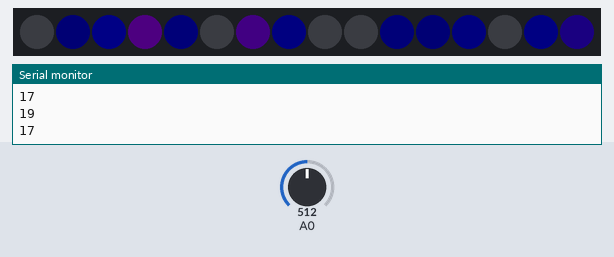
A sketch run on a simulated Arduino Uno, built with avr-gcc and run on an emulated ATmega328P. Shown: 16 RGB LEDs in strip order, left to right, the last lines printed to the serial monitor. The inputs (shaded band) are chosen by the test bench; at power-on: A0 = 512. Dim RGB values are drawn brighter than linear; random numbers use the default seed unless the sketch sets one.

Above: at 1.2 s.
1.3 s: A0 set to 5
At 2.24 s:
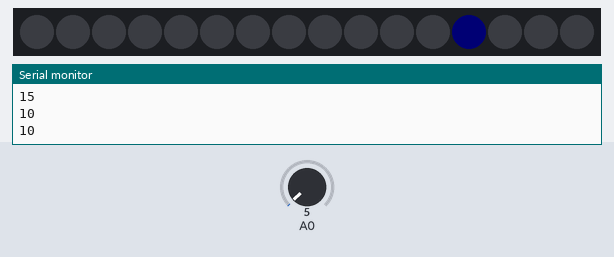
3.2 s: A0 set to 1023
At 3.62 s:
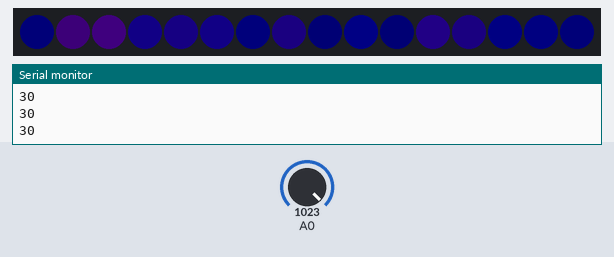
4.9 s: A0 set to 511
At 5.14 s:
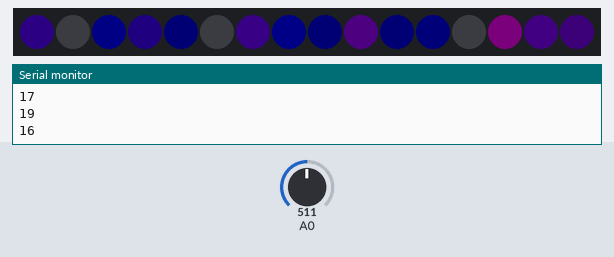
6.4 s: A0 set to 463
At 7.91 s:
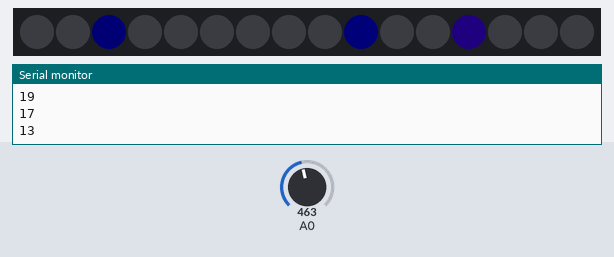
8.0 s: A0 set to 427
At 8.36 s:
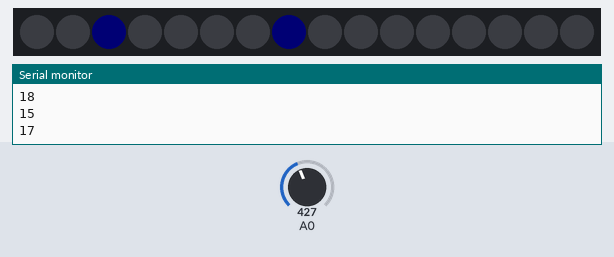
9.5 s: A0 set to 306
At 12.27 s:
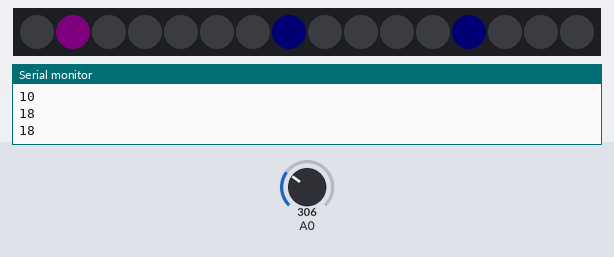

The sketch:

sketch_mar28d.ino
```cpp
#include <FastLED.h>

#define NUM_LEDS 16
#define DATA_PIN 3
#define BRIGHTNESS 10
#define SENSOR_FLOOR 70
#define SENSOR_CEIL 600

CRGB leds[NUM_LEDS];


void setup() {
  Serial.begin(9600);
  FastLED.addLeds<NEOPIXEL, DATA_PIN>(leds, NUM_LEDS);
  FastLED.setBrightness(BRIGHTNESS);
}

void loop() {
  float sensor = analogRead(A0);
//  Serial.println(sensor);

    randomNoise();
//  bouncePositive();
//  RainbowGrad();


}

void randomNoise() {
  float sensor = analogRead(A0);
  int Probability_multiplexer = map(sensor, SENSOR_FLOOR, SENSOR_CEIL, 0, 17);
  int delay_multiplexer = map(sensor, SENSOR_FLOOR, SENSOR_CEIL, 1, 6);

  for (int i = 0; i < NUM_LEDS; i++) {
    int chance = random(Probability_multiplexer,20);

    Serial.println(chance);

    if (chance > 15) {
      leds[i] = CHSV(random(160,210), 255, random(50,255));
    } else {
      leds[i] = CRGB(0, 0, 0);
    }

    FastLED.show();
    delay(10 - delay_multiplexer);
  }

}

void letThereBeLight() {
  float sensor = analogRead(A0);
  int BRIGHT = map(sensor, 30, 600, 10, 100);
  FastLED.setBrightness(BRIGHT);

  for (int i = 0; i < NUM_LEDS; i++) {
    leds[i] = CRGB(127, 0, 0);
    FastLED.show();
  }

}
void bouncePositive() {
  float sensor = analogRead(A0);
  int led_count = map(sensor, SENSOR_FLOOR, SENSOR_CEIL, 0, 15);
  int color = map(sensor, SENSOR_FLOOR, SENSOR_CEIL, 0, 220);

  leds[led_count] = CHSV(color, 255, 255);
  FastLED.show();
  leds[led_count] = CRGB(0, 0, 0);
}

void RainbowGrad() {
    float sensor = analogRead(A0);
    int color = map(sensor, SENSOR_FLOOR, SENSOR_CEIL, 0, 255);
    int led_off = map(sensor, SENSOR_FLOOR, SENSOR_CEIL, 0, 15);

    leds[0] = CHSV(color, 255, 255);
    leds[1] = CHSV(color, 255, 255);
    leds[2] = CHSV(color, 255, 255);
    leds[3] = CHSV(color, 255, 255);

    leds[4] = CHSV(color + 10, 255, 255);
    leds[5] = CHSV(color + 10, 255, 255);
    leds[6] = CHSV(color + 10, 255, 255);
    leds[7] = CHSV(color + 10, 255, 255);

    leds[8] = CHSV(color + 20, 255, 255);
    leds[9] = CHSV(color + 20, 255, 255);
    leds[10] = CHSV(color + 20, 255, 255);
    leds[11] = CHSV(color + 20, 255, 255);

    leds[12] = CHSV(color + 30, 255, 255);
    leds[13] = CHSV(color + 30, 255, 255);
    leds[14] = CHSV(color + 30, 255, 255);
    leds[15] = CHSV(color + 30, 255, 255);

    FastLED.show();

}
```
